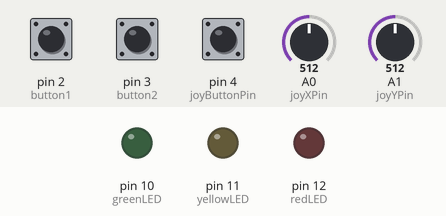
Simulated run of this sketch. Board: Arduino Leonardo, built with avr-gcc and run on an emulated ATmega32U4. Parts: output pins drawn as LEDs (lit = HIGH). Dashed ring = blinking. The test bench sets the inputs (shaded band); at power-on: A0 (joyXPin) = 512, pin 2 (button1) HIGH, pin 3 (button2) HIGH, pin 4 (joyButtonPin) HIGH, A1 (joyYPin) = 512. USB keyboard and mouse output is not drawn; what the sketch prints to the serial monitor is not drawn.

Above: at 1.2 s.
1.3 s: A0 (joyXPin) set to 418
4.3 s: A0 (joyXPin) set to 381
At 4.5 s:
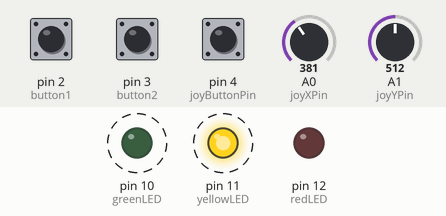
At 5.1 s:
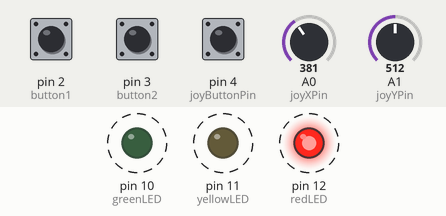
16.3 s: A0 (joyXPin) set to 410
At 17.3 s:
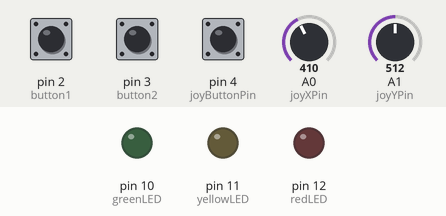
Timing chart, 0 to 19.3 s (numbered marks = the images above; inputs shaded):
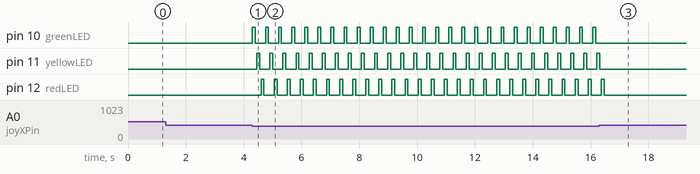

The sketch:

check.ino
```cpp
#include <Keyboard.h>
#include <Mouse.h>

const int deadZone = 24;
const int maxZone = 12;
const int joyXPin = A0;    // Analog pin for X-axis of the joystick
const int joyYPin = A1;    // Analog pin for Y-axis of the joystick
const int joyButtonPin = 4; // Digital pin for the joystick button
const int button1 = 2;
const int button2 = 3;
const int mode = 0;
const int greenLED = 10;
const int yellowLED = 11;
const int redLED = 12;
// mode, 0 = "mouse", joystick is mouse and joystick click is middle click. Button 1 = left click, Button 2 = right click
// mode, 1 = "wasd", joystick is wasd, mouse buttons are same.
// mode, 2 = "wasdcz", joystick is wasd, button 1 is c, button 2 is z, joystick is " "
// clicking and holding all buttons for 3 second changes mode

void setup() {
  // Initialize the Keyboard and Mouse libraries
  Keyboard.begin();
  Mouse.begin();
  Serial.begin(9600);
  pinMode(button1, INPUT_PULLUP);
  pinMode(button2, INPUT_PULLUP);
  pinMode(joyButtonPin, INPUT_PULLUP); // Set the joystick button pin as input with an internal pull-up resistor
  pinMode(greenLED, OUTPUT);
  pinMode(yellowLED, OUTPUT);
  pinMode(redLED, OUTPUT);
}
int applyDeadAndMax(int value){
  value = value-512;
  if (abs(value)<deadZone){
    return 512;
  } else if (value>1023-maxZone){
    return 1023;
  } else if (abs(value)<maxZone){
    return 0;
  }
  return value+512;
}
int joystickHoriz() {
  return applyDeadAndMax(analogRead(joyXPin));
}

int joystickVert() {
  return applyDeadAndMax(analogRead(joyYPin));
}

bool joyPressed() {
  return !digitalRead(joyButtonPin); // Corrected the function and added '!' to invert the button state
}
bool onePressed() {
  return !digitalRead(button1);
}
bool twoPressed() {
  return !digitalRead(button2);
}

void loop() {
  // Read joystick values
  int xValue = joystickHoriz();
  int yValue = joystickVert();

  // Print joystick and button state
  Serial.print("X-Axis: ");
  Serial.print(xValue);
  Serial.print("\tY-Axis: ");
  Serial.print(yValue);
  Serial.print("\tButton: ");
  Serial.print(joyPressed() ? "Pressed" : "Released");
  Serial.print("\tButton1: ");
  Serial.print(onePressed() ? "Pressed" : "Released");
  Serial.print("\tButton2: ");
  Serial.println(twoPressed() ? "Pressed" : "Released");

  // Perform actions based on joystick and button state
  // Here you can add logic to send keyboard and mouse input based on joystick/button state
  // For example:
  if (xValue < 400) {
    // Keyboard.write('A'); // Send 'A' when joystick is moved to the left
    // Turn on the green LED and wait for a short moment
  digitalWrite(greenLED, HIGH);
  delay(100); // 100 milliseconds (0.1 second) delay

  // Turn off the green LED
  digitalWrite(greenLED, LOW);
  delay(50); // 50 milliseconds (0.05 second) delay

  // Turn on the yellow LED and wait for a short moment
  digitalWrite(yellowLED, HIGH);
  delay(100); // 100 milliseconds (0.1 second) delay

  // Turn off the yellow LED
  digitalWrite(yellowLED, LOW);
  delay(50); // 50 milliseconds (0.05 second) delay

  // Turn on the red LED and wait for a short moment
  digitalWrite(redLED, HIGH);
  delay(100); // 100 milliseconds (0.1 second) delay

  // Turn off the red LED
  digitalWrite(redLED, LOW);
  delay(50); // 50 milliseconds (0.05 second) delay
  }


  // You can add more logic for different joystick positions and button states


}
```

Measured:
- the behaviour switches between 400 and 399 on A0 (joyXPin) (found by bisection; images 0 and 1)
- after the input at 4.3 s, pin 10 (greenLED): alternates HIGH for 0.10 s and LOW for 0.35 s, starting at once; pin 11 (yellowLED): alternates HIGH for 0.10 s and LOW for 0.35 s, starting after 0.15 s; pin 12 (redLED): alternates HIGH for 0.10 s and LOW for 0.35 s, starting after 0.30 s
- after the input at 16.3 s, pin 10 (greenLED): stops changing and stays LOW; pin 11 (yellowLED): goes on until 16.3 s, then stays LOW; pin 12 (redLED): goes on until 16.5 s, then stays LOW
